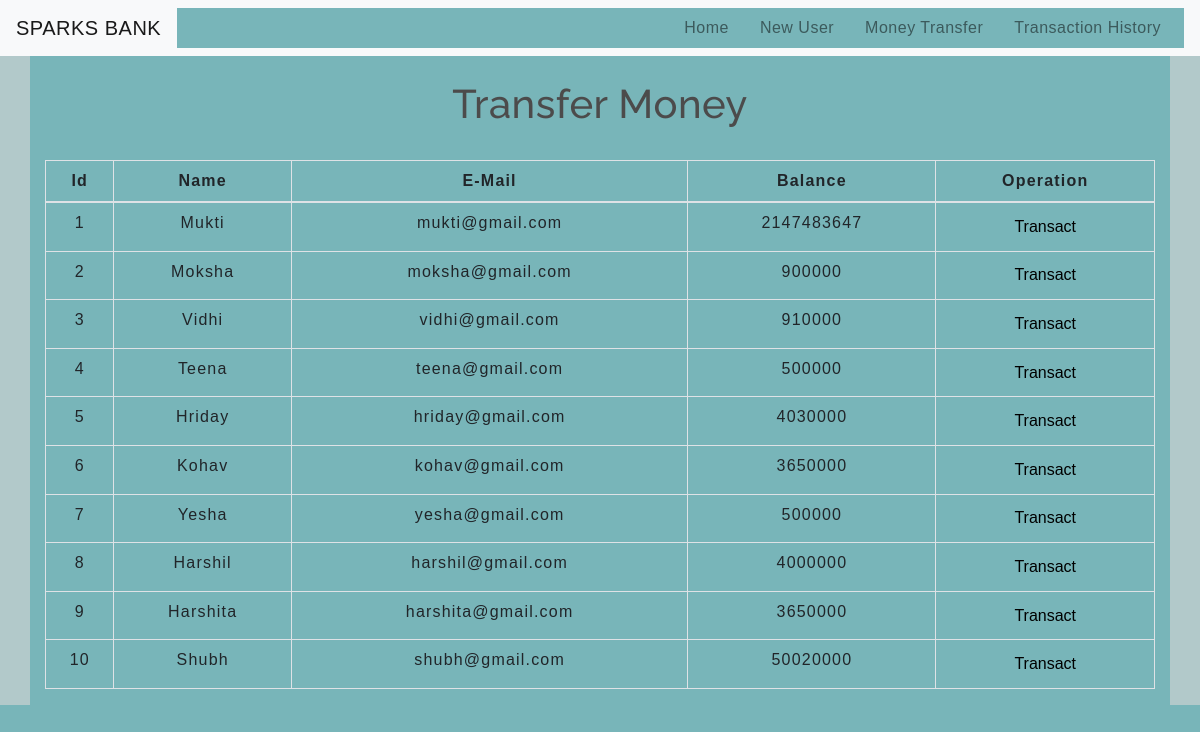
The app's page /transfermoney.php with its own data.
### tables this page shows
CREATE TABLE `users` (
  `id` int(3) NOT NULL,
  `name` text NOT NULL,
  `email` varchar(30) NOT NULL,
  `balance` int(8) NOT NULL
);

### transfermoney.php (the view, shortened to what this page needs)
<!DOCTYPE html>
<html lang="en">
<head>
    <link rel="stylesheet" href="https://maxcdn.bootstrapcdn.com/bootstrap/4.0.0/css/bootstrap.min.css">
    <link rel="stylesheet" type="text/css" href="css/table.css">
    <link rel="stylesheet" type="text/css" href="css/navbar.css">
</head>
<body style='background-color:#b2c9ca'>
<?php
    include 'config.php';
    $sql = "SELECT * FROM users";
    $result = mysqli_query($conn,$sql);
?>
<?php
  include 'navbar.php';
?>
<div class="container">
        <h2 class="text-center pt-4">Transfer Money</h2>
        <br>
            <div class="row">
                <div class="col">
                    <div class="table-responsive-sm">
                    <table class="table table-hover table-sm table-striped table-condensed table-bordered">
                        <thead>
                            <tr>
                            <th scope="col" class="text-center py-2">Id</th>
                            <th scope="col" class="text-center py-2">Name</th>
                            <th scope="col" class="text-center py-2">E-Mail</th>
                            <th scope="col" class="text-center py-2">Balance</th>
                            <th scope="col" class="text-center py-2">Operation</th>
                            </tr>
                        </thead>
                        <tbody>
                <?php
                    while($rows=mysqli_fetch_assoc($result)){
                ?>
                    <tr>
                        <td class="py-2"><?php echo $rows['id'] ?></td>
                        <td class="py-2"><?php echo $rows['name']?></td>
                        <td class="py-2"><?php echo $rows['email']?></td>
                        <td class="py-2"><?php echo $rows['balance']?></td>
                        <td><a href="selecteduserdetail.php?id= <?php echo $rows['id'] ;?>"> <button type="button" class="btn" style='background-color:transparent;'>Transact</button></a></td>
                    </tr>
                <?php
                    }
                ?>
                        </tbody>
                    </table>
                    </div>
                </div>
            </div>
         </div>
</body>
</html>

### navbar.php (shortened to what this page needs)
<nav class="navbar navbar-expand-md navbar-light bg-light">
<a class="navbar-brand" href="index.php">SPARKS BANK</a>
<div class="collapse navbar-collapse" id="collapsibleNavbar">
      <ul class="navbar-nav ml-auto">
        <li class="nav-item">
          <a class="nav-link" href="index.php">Home</a>
        </li>
        <li class="nav-item">
          <a class="nav-link" href="createuser.php">New User</a>
        </li>
        <li class="nav-item">
          <a class="nav-link" href="transfermoney.php">Money Transfer</a>
        </li>
        <li class="nav-item">
          <a class="nav-link" href="transactionhistory.php">Transaction History</a>
        </li>
    </div>
 </nav>

### css/table.css (style rules this page uses)
* { padding: 0; margin: 0; box-sizing: border-box; font-family: sans-serif; background-color: #78b5b9; }
h2 { font-size: 40px; }
table { letter-spacing: 1.2px; }
td { text-align: center; }
button { border:none; background: #d9d9d9; transition: 1s; }

### css/navbar.css (style rules this page uses)
.nav-link { margin-right: 15px; color:#2F363F; letter-spacing: 0.5px; transition: 0.5s; }
.navbar-brand { color: #4C4B4B; letter-spacing: 0.5px; }
h2 { color: #4C4B4B; letter-spacing: 0.5px; font-family: raleway; }

### transfermoney.php (style rules this page uses)
button { transition: 1.5s; }

### records on screen
users: id "1", name "Mukti", email "mukti@gmail.com", balance "2147483647"
users: id "2", name "Moksha", email "moksha@gmail.com", balance "900000"
users: id "3", name "Vidhi", email "vidhi@gmail.com", balance "910000"
users: id "4", name "Teena", email "teena@gmail.com", balance "500000"
users: id "5", name "Hriday", email "hriday@gmail.com", balance "4030000"
users: id "6", name "Kohav", email "kohav@gmail.com", balance "3650000"
users: id "7", name "Yesha", email "yesha@gmail.com", balance "500000"
users: id "8", name "Harshil", email "harshil@gmail.com", balance "4000000"
users: id "9", name "Harshita", email "harshita@gmail.com", balance "3650000"
users: id "10", name "Shubh", email "shubh@gmail.com", balance "50020000"
